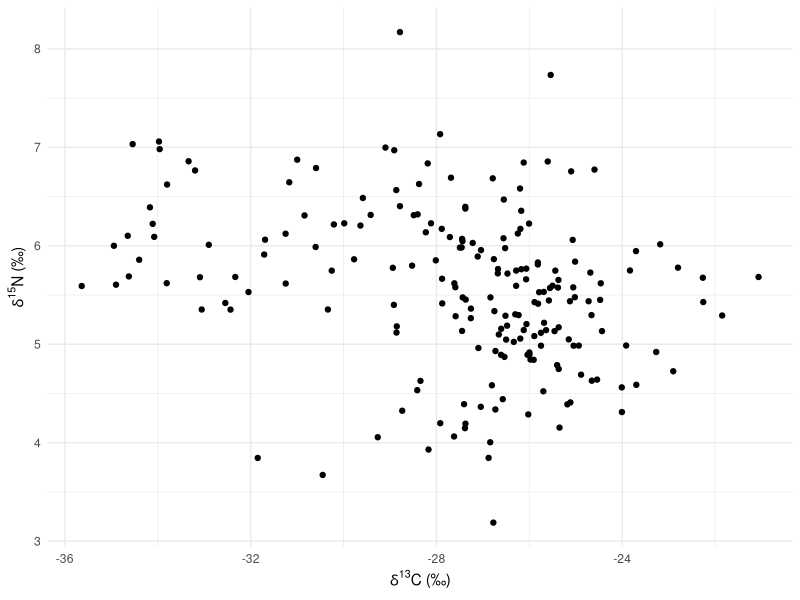
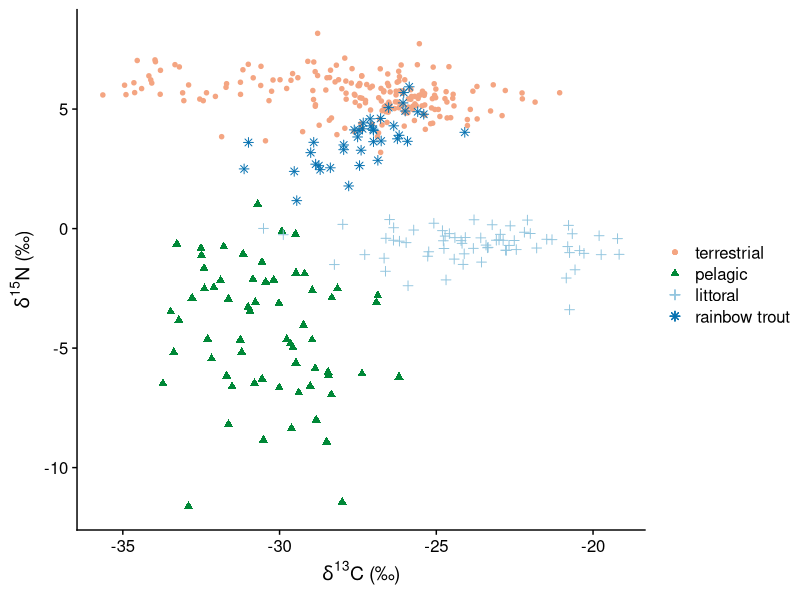
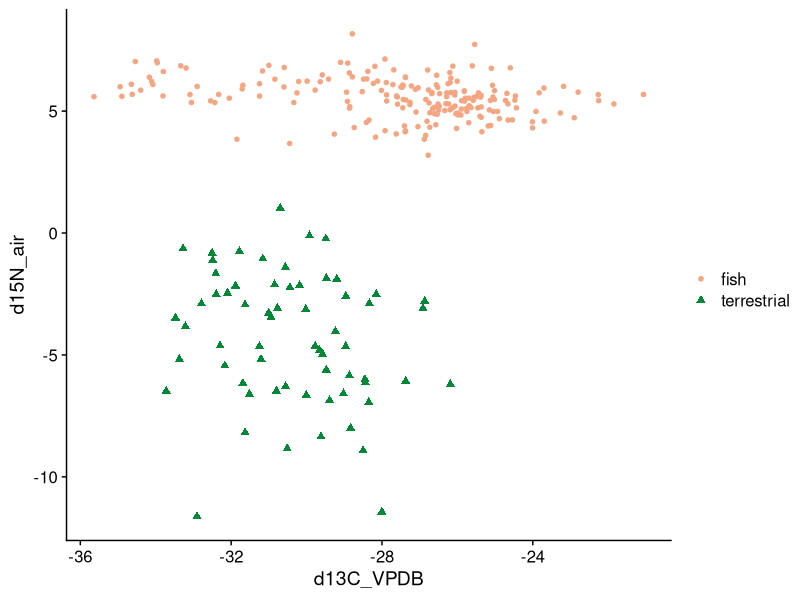
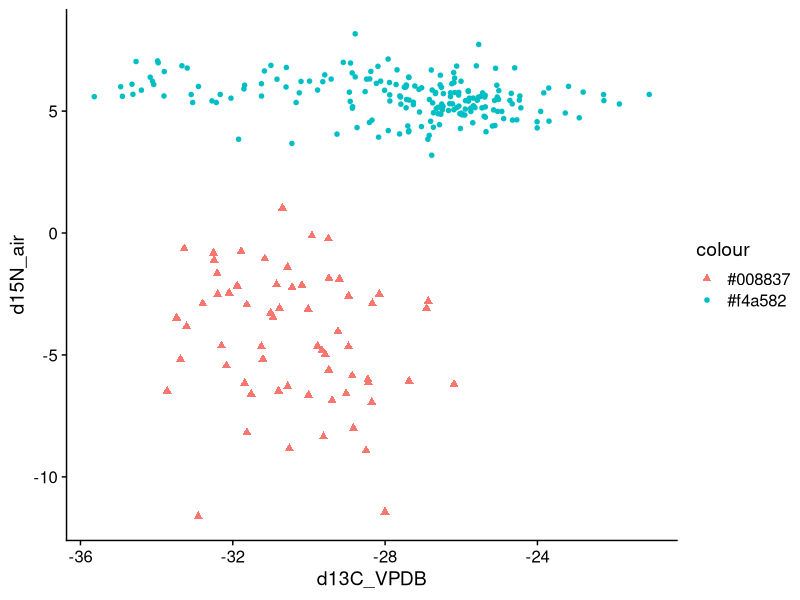
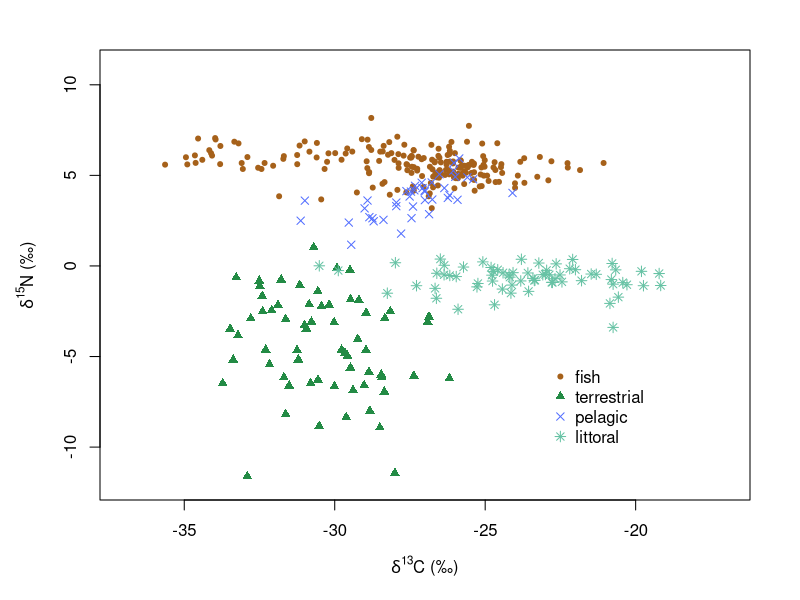

Write R code to recreate these figures, in order. (Note: this script raises an error after producing the figures.)
##Plots
library(tidyverse)
library(cowplot)

Bunn <- read_csv("Bunn.csv")
fish <- read_csv("fishCN.csv")
ter <- read_csv("terCN.csv")
lit <- read_csv("litCN.csv")
pel <- read_csv("pelagCN.csv")

#fish only, basic plot
ggplot(data = fish, aes(x = d13C_VPDB, y = d15N_air)) +
  geom_point() +
  theme_minimal() +
  labs(x = expression(paste(delta^{13}, "C (\u2030)")),
       y = expression(paste(delta^{15}, "N (\u2030)")))


#learning to layer several sets of data onto one plot.

ggplot() +
  geom_point(data = fish, aes(x = d13C_VPDB, y = d15N_air, color = "#f4a582"), size = 2, shape = 20, show.legend = TRUE) +
  geom_point(data = ter, aes(x = d13C_VPDB, y = d15N_air, color = "#008837"), size = 2, shape = 17, show.legend = TRUE) +
  geom_point(data = lit, aes(x = d13C_VPDB, y = d15N_air, color = "#92c5de" ), size = 2, shape = 3, show.legend = TRUE) +
  geom_point(data = pel, aes(x = d13C_VPDB, y = d15N_air, color = "#0571b0"), size = 2, shape = 8, show.legend = TRUE) +
  theme_cowplot() +
  labs(x = expression(paste(delta^{13}, "C (\u2030)")),
       y = expression(paste(delta^{15}, "N (\u2030)"))) +
  scale_fill_identity(name = "" , 
                      guide = "legend", 
                      aesthetics = "color", 
                      labels = c("terrestrial","pelagic","littoral","rainbow trout")) +
  guides(colour = guide_legend(override.aes = list(pch = c(20, 17,3,8), 
                                                   color = c("#f4a582", "#008837","#92c5de","#0571b0"))))

##The legend is wonky. Can I change it? I will make a simpler plot with only two things to test:
ggplot() +
  geom_point(data = fish, aes(x = d13C_VPDB, y = d15N_air, color = "#f4a582"), size = 2, shape = 20) +
  geom_point(data = ter, aes(x = d13C_VPDB, y = d15N_air, color = "#008837"), size = 2, shape = 17) +
  scale_colour_manual(name = "", 
                      labels = c("fish", "terrestrial"),
                      values = c("#f4a582"="#f4a582", "#008837" = "#008837")) +
  guides(colour = guide_legend(override.aes = list(pch = c(20, 17), color = c("#f4a582", "#008837")))) +
  theme_cowplot()



p1<-ggplot() +
  geom_point(data = fish, aes(x = d13C_VPDB, y = d15N_air, color = "#f4a582"), size = 2, shape = 20) +
  geom_point(data = ter, aes(x = d13C_VPDB, y = d15N_air, color = "#008837"), size = 2, shape = 17) +
  theme_cowplot()

print(p1 + scale_shape_manual(values = c(20,17)))

pALLCN<-ggplot() +
  geom_point(data = fish, aes(x = d13C_VPDB, y = d15N_air, color = "#f4a582"), size = 2, shape = 20) +
  geom_point(data = ter, aes(x = d13C_VPDB, y = d15N_air, color = "#008837"), size = 2, shape = 17) +
  geom_point(data = lit, aes(x = d13C_VPDB, y = d15N_air, color = "#92c5de" ), size = 2, shape = 3) +
  geom_point(data = pel, aes(x = d13C_VPDB, y = d15N_air, color = "#0571b0"), size = 2, shape = 8) +
  theme_cowplot() +
  scale_fill_identity(name = "" , 
                      guide = "legend", 
                      aesthetics = "color", 
                      labels = c("terrestrial","pelagic","littoral","rainbow trout")) +
  labs(x = expression(paste(delta^{13}, "C (\u2030)")),
       y = expression(paste(delta^{15}, "N (\u2030)")))

##right now I'm getting frustrated that I cannot plot from separate dataframes. It seems I first need to 
## gather them into a single dataframe.

#So maybe I select just the columns I need and create a new single df?


#base r
par(mai = c(1,1,0.5,.5))
plot(x = fish$d13C_VPDB, y = fish$d15N_air,
     pch = 20,
     col = "#a6611a",
     ylim = c(-12,11),
     xlim = c(-37,-17),
     xlab = expression(paste(delta^{13}, "C (\u2030)")),
     ylab = expression(paste(delta^{15}, "N (\u2030)")))
points(x = ter$d13C_VPDB, y = ter$d15N_air,
       pch = 17,
       col = "#238b45")
points(pel$d13C_VPDB, pel$d15N_air,
       pch = 4,
       col = "#526EFF")
points(x = lit$d13C_VPDB, y = lit$d15N_air,
       pch = 8,
       col = "#66c2a4")
legend(x = -23 , y=-5, 
       legend = c("fish", "terrestrial", "pelagic", "littoral") ,
       pch = c(20,17,4,8),
       col = c("#a6611a", "#238b45", "#526EFF", "#66c2a4"),
       bty = "n")


## test bind_rows

df1 <-data.frame(b = c(1:5), a = c(6:10))
df2 <-data.frame(a = c(11:15), b = c(16:20), c = LETTERS[1:5])
df3 <-data.frame(c= letters[1:3], d = c(6:8))

bind_rows(df1,df2,df3)

binded <-bind_rows(fish,ter, pel, )
binded$Identifier.1
binded$d13C_VPDB
